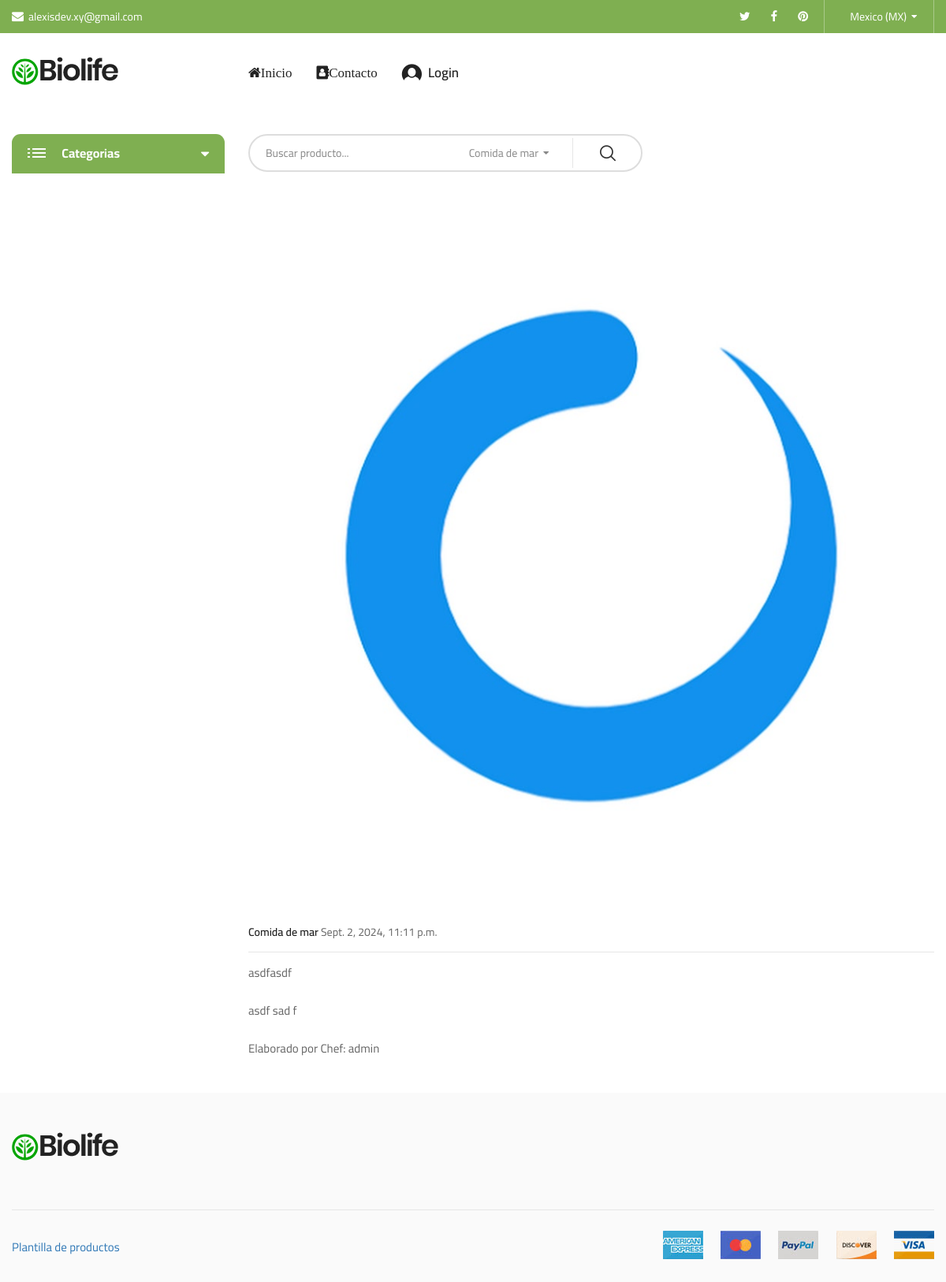
/blog/categoria/pescado-a-la-parrilla-14/, run on the app's committed database.
### blogs/models.py (models this page shows, shortened)
class Blog(models.Model):
    title = models.CharField(max_length=100)#
    slug = models.SlugField(max_length=150, unique=True, blank=True)
    category = models.ForeignKey(Category, on_delete=models.CASCADE)#
    author = models.ForeignKey(User, on_delete=models.CASCADE)
    feature_image = models.ImageField(upload_to='uploads/%Y/%m/%d')#
    short_description = models.TextField(max_length=500)#
    blog_body = models.TextField(max_length=2000)#
    status = models.TextField(max_length=20, choices=STATUS_CHOICES, default="Draft")
    is_featured = models.BooleanField(default=False)
    create_at = models.DateTimeField(auto_now_add=True)
    update_at = models.DateTimeField(auto_now=True)
    class Meta:
        verbose_name = 'Blog'
        verbose_name_plural = 'Blogs'

class Category(models.Model):
    categoria_name = models.CharField(max_length=50, unique=True)
    create_at = models.DateTimeField(auto_now_add=True)
    update_at = models.DateTimeField(auto_now=True)
    class Meta:
        verbose_name = 'Categoria'
        verbose_name_plural = 'Categorias'
    def __str__(self):
        return f'{self.categoria_name}'

### blogs/views.py (the view)
# urls.py: path('blog/', include('blogs.urls')),
def blogs(request, slug):
    single_blog = get_object_or_404(Blog, slug=slug)
    context = {
        'single_blog': single_blog
    }
    return render(request, 'blog.html', context)

### blogs/context_processors.py (called while the page is built)
def get_categories(request):
    categories = Category.objects.all()
    return dict(categories=categories)

### templates/blog.html (shortened to what this page needs)
{% extends 'base.html' %}
{% load static %}
{% block content %}
<div class="page-contain blog-page left-sidebar">
    <div class="container">
        <div class="row">
            <div id="main-content" class="main-content col-lg-9 col-md-8 col-sm-12 col-xs-12">
                <div class="single-post-contain">
                    <div class="post-head">
                        <div class="thumbnail">
                            <figure><img src="{{single_blog.feature_image.url}}" width="870" height="635" alt="">
                            </figure>
                        </div>
                        <p class="post-archive"><b class="post-cat">{{single_blog.category}}</b><span
                                class="post-date"> {{single_blog.create_at}}
                                </span></p>
                    </div>
                    <div class="post-content">
                        <p>{{single_blog.short_description}}</p>
                        <p>{{single_blog.blog_body}}</p>
                        <a href="#" class="author">Elaborado por  </a>
                        <span>Chef: {{single_blog.author}}</span>
                    </div>
                </div>
            </div>
        </div>
    </div>
</div>
{% endblock %}

### data on the page
Blog: feature_image (picture), category "Comida de mar", create_at "Sept. 2, 2024, 11:11 p.m.", short_description "asdfasdf", blog_body "asdf sad f", author "admin"
